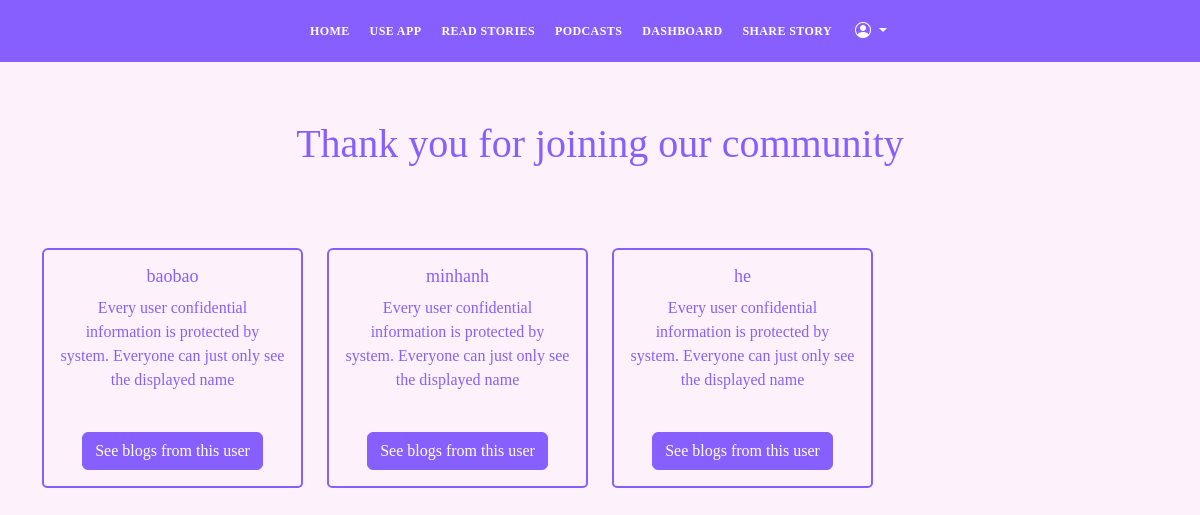
The page /all_users (signed in) on the database as committed earlier.
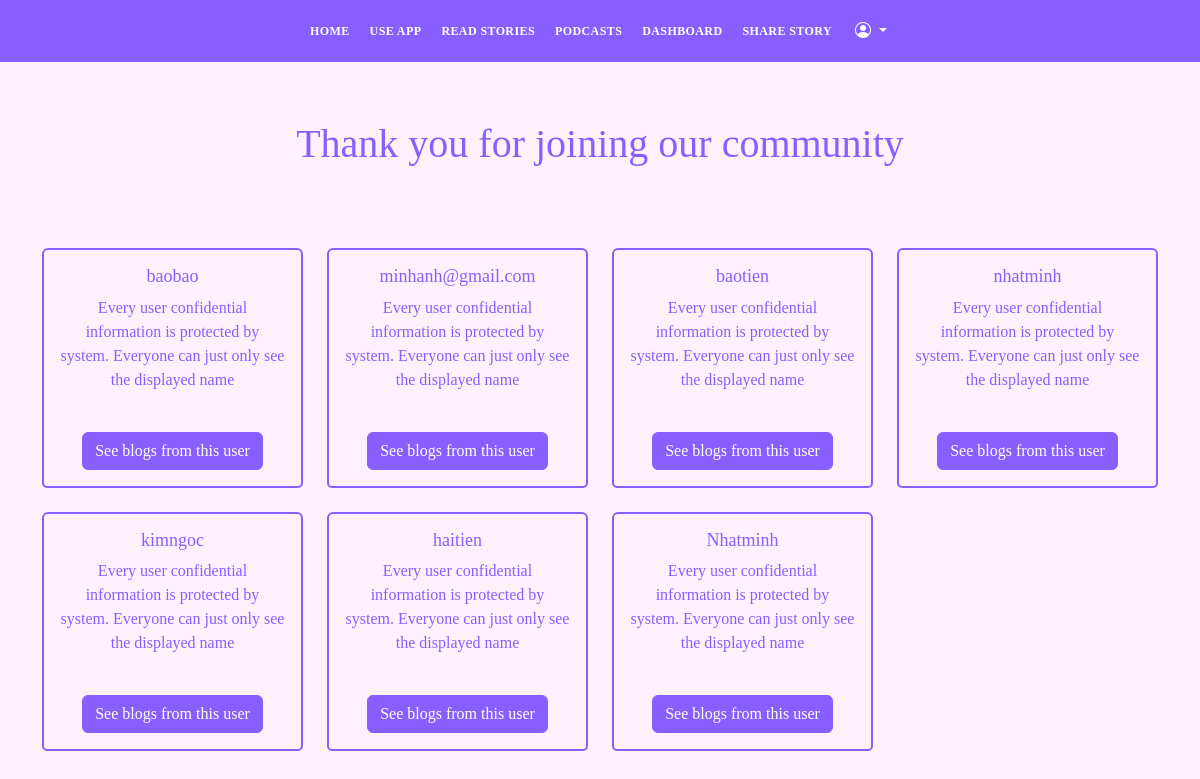
The same page on the database as committed later.
### app.py (models this page shows, shortened)
class Users(db.Model, UserMixin):
    id = db.Column(db.Integer, primary_key=True)
    name = db.Column(db.String(200), nullable=False)
    email =  db.Column(db.String(120), nullable=False, unique=True)
    user_name = db.Column(db.String(120), nullable=False)
    password_hash = db.Column(db.String(200))
    posts = db.relationship('Blogs', backref='poster')
    comments = db.relationship('Comments', backref='commenter')
    reacts = db.relationship('Reactions', backref='reacter')
    bookmarks = db.relationship('BookMarks', backref='bookmarker')
    @property
    def password():
        raise AttributeError('password is not a readable attribute')
    date_added = db.Column(db.DateTime, default=datetime.utcnow)

### app.py (the view)
@app.route("/all_users", methods=["GET", "POST"])
@login_required
def all_users():
    all_users = Users.query.order_by(Users.date_added)
    return render_template("all_users.html", all_users=all_users)

### app.py (called while the page is built)
@app.context_processor
def base():
    form = SearchForm()
    return dict(form=form)

@login_manager.user_loader
def load_user(user_id):
    return Users.query.get(int(user_id))

### templates/all_users.html (shortened to what this page needs)
{% include 'navbar.html' %}
<div id="hero" class="hero route bg-image">
    <div class="hero-content display-table">
        <div class="table-cell-2">
            <h1 class="text-purple">Thank you for joining our community</h1>
            <div class="container">
                <br>
                <div class="row mt-4">
                    {% for user in all_users %}
                            <div class="col-3 mt-4">
                                <div class="card card-primary-color" style="max-width: 19rem;">
                                <div class="card-body">
                                    <h5 class="card-title">{{user.user_name}}</h5>
                                    <p class="card-text">Every user confidential information is protected by system. Everyone can just only see the displayed name</p>
                                    <br>
                                    <a href="{{url_for('other_user_blogs', id=user.id)}}" class="btn btn-primary">See blogs from this user</a>
                                </div>
                            </div>
                        </div>
                    {% endfor %}
                </div>
            </div>
        </div>
    </div>
</div>

Rows that differ between the two databases and show on the page:
removed Users: user_name "he"
changed Users: user_name "minhanh" → "minhanh@gmail.com"
added Users: user_name "baotien"
added Users: user_name "nhatminh"
added Users: user_name "kimngoc"
added Users: user_name "haitien"
added Users: user_name "Nhatminh"
